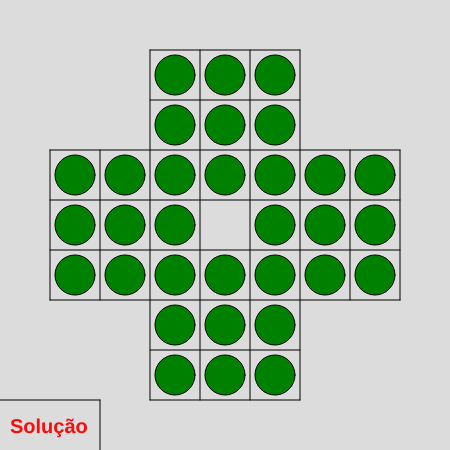
Frame 1 (no input)
Frame 60 (no input): identical to frame 1, image omitted
Frame 120 (the mouse pressed at the canvas centre since frame 60): identical to frame 1, image omitted

The p5.js sketch that drew this single still picture (run headless with seeded random() and noise() and a simulated clock; from frame 60 on, the mouse is pressed at the canvas centre):

// p5.js sketch
// ── sketch.js
function setup() {
  createCanvas(450, 450);
}

function draw() {
  background(220);
  desenhaTabuleiro();
  desenhaPedras();
  botaoSolucao();
  venceuJogo();
}
// ── jogo.js
// total de pedras na posição inicial
let totalPedras = 32;

// variáveis que irão capturar a posição do mouse considerando os quadrados do tabuleiro
let colunaOrigem;
let linhaOrigem;

let colunaDestino;
let linhaDestino;


function mousePressed(){
  // função do p5 que é accionada ao utilizar o clique do mouse
  /*
    - verifica se o programa não está executando a função de solucionar o jogo para não haver interferência;
    - calcula a posição do mouse considerando os quadrados do tabuleiro
    - move a pedra que foi arrastada até a posição onde o usuário solta o clique.
  */
  colunaOrigem = Math.floor(mouseX / tamanhoPosicao);
  linhaOrigem = Math.floor(mouseY / tamanhoPosicao);
  
  if(linhaOrigem == 8 && colunaOrigem < 2) {
    solucionaRestaUm();
  }
}


function mouseReleased() {
  // função do p5 que é accionada ao soltar o clique do mouse
  /*
    - verifica se o programa não está executando a função de solucionar o jogo para não haver interferência;
    - calcula a posição do mouse considerando os quadrados do tabuleiro
    - move a pedra que foi arrastada até a posição onde o usuário solta o clique.
  */
  if(!solucionando) {
    colunaDestino = Math.floor(mouseX / tamanhoPosicao);
    linhaDestino = Math.floor(mouseY / tamanhoPosicao);

    movePedra(colunaOrigem, linhaOrigem, colunaDestino, linhaDestino)
  }
}


function movePedra(origemX, origemY, destinoX, destinoY) {
  //altera a posição das pedras
  /* 
    - executa a função de validação como condição;
    - inverte os valores das posições de origem e destino;
    - altera o valor da posição intermediária para 0 (posição vazia);
    - reduz o total de pedras restantes em 1 unidade;
    - imprime o registro do movimento no console.
  */
  if(movimentoValido(origemX, origemY, destinoX, destinoY)) {
    
    tabuleiro[origemX][origemY] = 0;
    tabuleiro[destinoX][destinoY] = 1;
    
    if(origemY == destinoY) {
      tabuleiro[(origemX+destinoX) / 2][origemY] = 0;
    }
    else { tabuleiro[origemX][(origemY+destinoY) / 2] = 0; }
    
    totalPedras -= 1;
    
    console.log("Pedra movida da posição [" + origemX + ", "+ origemY + "] até [" + destinoX + ", "+destinoY+ "].");
  }
  
}


function movimentoValido(origemX, origemY, destinoX, destinoY) {
  // executa três testes para verificar se o movimento segue as regras do jogo.
/* 
  - a posição destino tem valor 0 na matriz (posição vazia);
  - a distância entre a posição origem e a posição destino é de duas posições;
  - a posição localizada entre a posição origem e a posição destino tem valor 1 na matriz (posição ocupada);
  DESAFIO: por que não foi necessário verificar se a posição origem tem valor 1?  
*/
  return tabuleiro[destinoX][destinoY] == 0
  && (Math.abs(origemX - destinoX) == 2 || Math.abs(origemY - destinoY) == 2) 
  && tabuleiro[(origemX + destinoX)/2][origemY] == 1
  && tabuleiro[origemX][(origemY + destinoY)/2] == 1;
}



function venceuJogo() {
  // verifica se restou uma pedra para imprimir "Você venceu" no canvas
  if(totalPedras == 1) {
    exibeVencedor();
  };
}


// ── pedras.js
// "matriz" com os centros das posições
let Pedras = [
    25, 75, 125, 175, 225, 275, 325, 375, 425,
    25, 75, 125, 175, 225, 275, 325, 375, 425,
    25, 75, 125, 175, 225, 275, 325, 375, 425,
    25, 75, 125, 175, 225, 275, 325, 375, 425,
    25, 75, 125, 175, 225, 275, 325, 375, 425,
    25, 75, 125, 175, 225, 275, 325, 375, 425,
    25, 75, 125, 175, 225, 275, 325, 375, 425,
    25, 75, 125, 175, 225, 275, 325, 375, 425,
    25, 75, 125, 175, 225, 275, 325, 375, 425,
  ];


// desenha as pedras
function desenhaPedras() {
  for(i = 0; i < colunas; i++) {
    for(j = 0; j < linhas; j++) { 
      if(tabuleiro[i][j] == 1) {
        fill('green')
        circle(Pedras[i], Pedras[j], 40);
      }
    }
  }
}

// ── solucao.js
// variável booleana que informa se o processo de solucionar está ocorrendo
let solucionando = false


function solucionaRestaUm() {
  // apresenta a solução do resta um utilizando o método dos quatro L's
  /*
    - verifica se o processo de solucionar já não está sendo executado;
    - informa que o processo de solucionar iniciou;
    - retorna o tabuleiro a formação inicial de pedras;
    - elimina as pedras diferenciando as etapas da solução
  */
      if(!solucionando) {
        solucionando = true
        tabuleiro = posicao_inicial;
        totalPedras = 32;

        eliminaOsL();
        eliminaCoracao();
        eliminaCruz();
  
}
  

function eliminaOsL() {
  // elimina as pedras seguindo a ordem do método dos quatro L's e vira o tabuleiro em 90 graus no sentido horário
  setTimeout(function() {
  movePedra(4, 2, 4, 4);}, 500)
        
  for(i = 0; i < 4; i++) {
    setTimeout(function() {
      movePedra(6, 3, 4, 3);}, 1000 + 5000 * i)
    setTimeout(function() {
      movePedra(5, 1, 5, 3);}, 2000 + 5000 * i)
    setTimeout(function() {
      movePedra(5, 4, 5, 2);}, 3000 + 5000 * i)
    setTimeout(function() {
      movePedra(3, 1, 5, 1);}, 4000 + 5000 * i)
    setTimeout(function() {
      movePedra(5, 1, 5, 3);}, 5000 + 5000 * i)
    setTimeout(function() {
      tabuleiro = vira90GrausSentidoHorario(tabuleiro)}, 5500 + 5000 * i)
          
  }
}

function eliminaCoracao(){
  // elimina as pedras a partir da forma do coração, repetindo movimentos ao virar o tabuleiro em 180 graus
  for(i = 0; i < 2; i++) {
          setTimeout(function() {
            movePedra(4, 5, 2, 5);}, 21000 + 3000 * i)
          setTimeout(function() {
            movePedra(2, 5, 2, 3);}, 22000 + 3000 * i)
          setTimeout(function() {
            movePedra(2, 3, 4, 3);}, 23000 + 3000 * i)
          setTimeout(function() {
            tabuleiro = vira90GrausSentidoHorario(tabuleiro)}, 23300 + 3000 * i)
          setTimeout(function() {
            tabuleiro = vira90GrausSentidoHorario(tabuleiro)}, 23600 + 3000 * i)
        
  }
}

function eliminaCruz(){
  // elimina a forma da cruz sem muita criatividade
  setTimeout(function() {
        movePedra(4, 4, 6, 4);}, 27000)
        setTimeout(function() {
        movePedra(4, 6, 4, 4);}, 28000)
        setTimeout(function() {
        movePedra(3, 4, 5, 4);}, 29000)
        setTimeout(function() {
        movePedra(6, 4, 4, 4);}, 30000)
      
  }
}

function vira90GrausSentidoHorario(matriz) {
  // altera os valores da matriz em 90 graus e informa o processo no console
  let n=matriz.length;
  for (let i=0; i<n/2; i++) {
    for (let j=i; j<n-i-1; j++) {
      var tmp=matriz[i][j];
      matriz[i][j]=matriz[n-j-1][i];
      matriz[n-j-1][i]=matriz[n-i-1][n-j-1];
      matriz[n-i-1][n-j-1]=matriz[j][n-i-1];
      matriz[j][n-i-1]=tmp;
    }
  }
  console.log("Virando tabuleiro em 90 graus à direita.");
  
  return matriz;
}
// ── tabuleiro.js
// variáveis de medidas do tabuleiro
let comprimento = 450; let altura = 450;
let linhas = 9; let colunas = 9;
let tamanhoPosicao =  comprimento / colunas;


// matriz que define os valores das posições no tabuleiro
/*
  - 1: posição ocupada;
  - 0: posição vazia;
  - -1: posição inválida.
*/
let tabuleiro = [
    [-1, -1, -1, -1, -1, -1, -1, -1, -1],
    [-1, -1, -1, 1, 1, 1, -1, -1, -1],
    [-1, -1, -1, 1, 1, 1, -1, -1, -1],
    [-1, 1, 1, 1, 1, 1, 1, 1, -1],
    [-1, 1, 1, 1, 0, 1, 1, 1, -1],
    [-1, 1, 1, 1, 1, 1, 1, 1, -1],
    [-1, -1, -1, 1, 1, 1, -1, -1, -1],
    [-1, -1, -1, 1, 1, 1, -1, -1, -1],
    [-1, -1, -1, -1, -1, -1, -1, -1, -1]
    ];

// reinicialização do tabuleiro
let posicao_inicial = [
    [-1, -1, -1, -1, -1, -1, -1, -1, -1],
    [-1, -1, -1, 1, 1, 1, -1, -1, -1],
    [-1, -1, -1, 1, 1, 1, -1, -1, -1],
    [-1, 1, 1, 1, 1, 1, 1, 1, -1],
    [-1, 1, 1, 1, 0, 1, 1, 1, -1],
    [-1, 1, 1, 1, 1, 1, 1, 1, -1],
    [-1, -1, -1, 1, 1, 1, -1, -1, -1],
    [-1, -1, -1, 1, 1, 1, -1, -1, -1],
    [-1, -1, -1, -1, -1, -1, -1, -1, -1]
    ];


// desenho das linhas que formam o tabuleiro
function desenhaTabuleiro() {
  line(100, 400, 100, 450)
  line(0, 400, 100, 400)
  
  line(50, 150, 50, 300);
  line(100, 150, 100, 300);
  line(150, 50, 150, 400);
  line(200, 50, 200, 400);
  line(250, 50, 250, 400);
  line(300, 50, 300, 400);
  line(350, 150, 350, 300);
  line(400, 150, 400, 300);
  
  line(150, 50, 300, 50);
  line(150, 100, 300, 100);
  line(50, 150, 400, 150);
  line(50, 200, 400, 200);
  line(50, 250, 400, 250);
  line(50, 300, 400, 300);
  line(150, 350, 300, 350);
  line(150, 400, 300, 400);
}
// ── texto.js
// exibe botão de solução do resta um
function botaoSolucao() {
  textAlign(LEFT);
  textSize(20);
  textStyle(BOLD);
  fill(color(255, 10, 10));
  text("Solução", 10, 433);
}

// exibe mensagem após o jogo ser vencido
function exibeVencedor() {
  textAlign(CENTER);
  textSize(25);
  textStyle(BOLD);
  fill(color(255, 10, 10));
  text("VOCÊ VENCEU!!", 225, 30);
}
